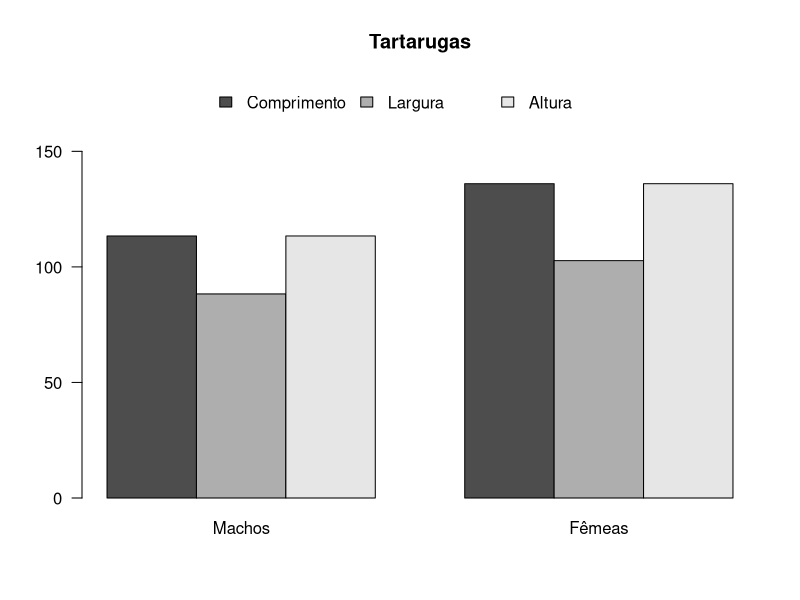
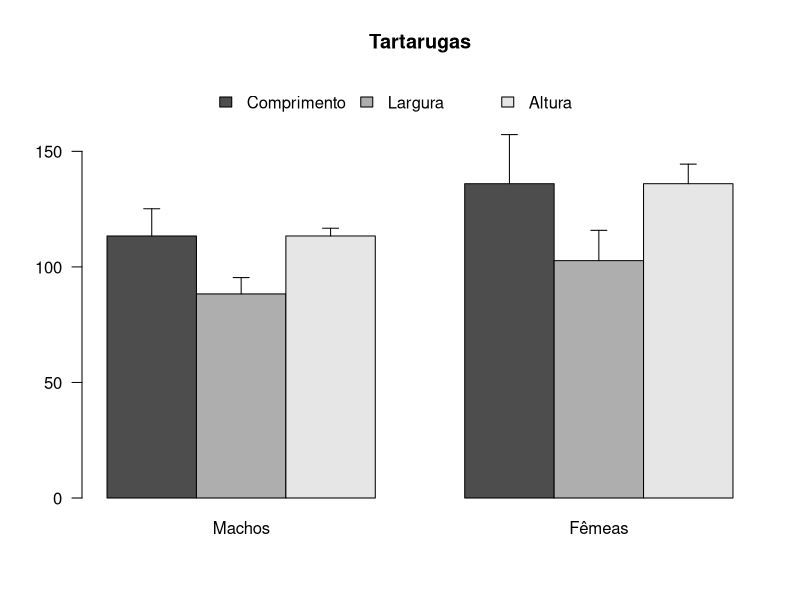
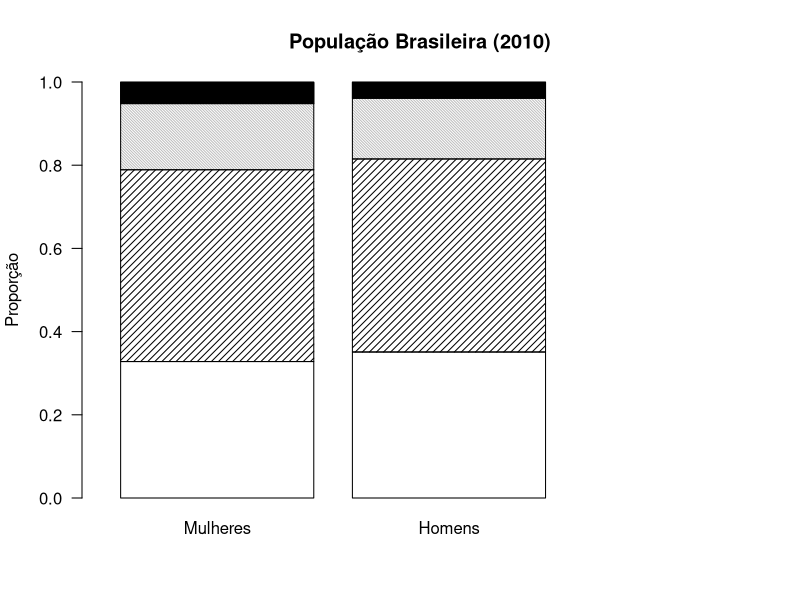
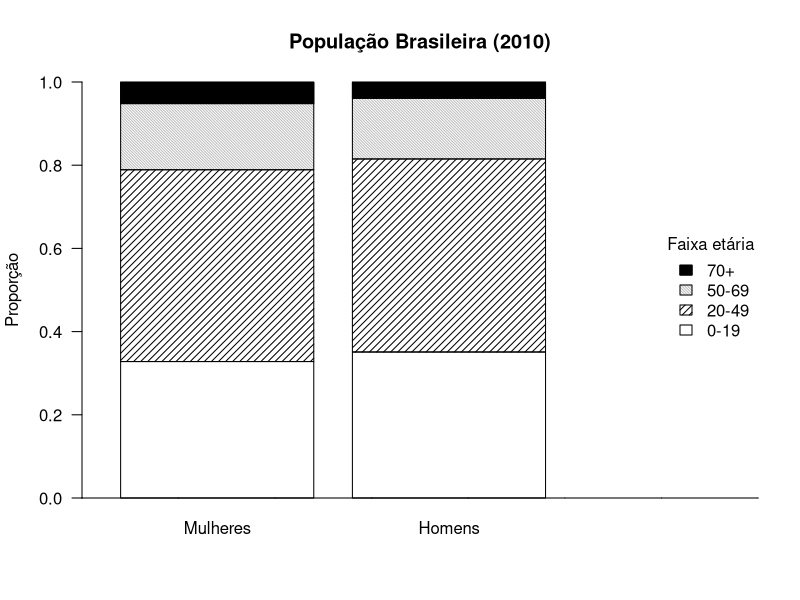

R code for these plots, in order:
##====================================================================
#CURSO DE GRÁFICOS EM R
#https://vanderleidebastiani.github.io/tutoriais/Graficos_com_R.html

#GRÁFICOS PERSONALIZADOS

##====================================================================


##==============================================
##BARRAS
##==============================================

#install.packages("ade4")
require(ade4)

data(tortues)
str(tortues)

dados <- rbind(tapply(tortues[, 1], tortues[, 4], mean), 
               tapply(tortues[, 2], tortues[, 4], mean), 
               tapply(tortues[, 1], tortues[, 4], mean))
rownames(dados) <- names(tortues)[1:3] 
dados

dados_sd <- rbind(tapply(tortues[, 1], tortues[, 4], sd), 
                  tapply(tortues[, 2], tortues[, 4], sd), 
                  tapply(tortues[, 3], tortues[, 4], sd))
rownames(dados_sd) <- names(tortues)[1:3]
dados_sd

#Gráfico de barras
barplot(dados, 
        beside = TRUE, 
        width = 0.7, 
        ylim = c(0, 180), 
        las = 1,
        legend = c("Comprimento","Largura", "Altura"), 
        args.legend = list(x = "top", 
                           bty = "n", 
                           ncol = 3), 
        names = c("Machos","Fêmeas"), 
        main = "Tartarugas")



#Uso de plotrix para gerar gráficos de barras com informações complementares
require(plotrix)

#Geração do objeto com dados do primeiro gráfico
xx <- barplot(dados, beside = TRUE, 
              width = 0.7, 
              ylim = c(0, 180), 
              las = 1, 
              legend = c("Comprimento","Largura", "Altura"), 
              args.legend = list(x = "top",
                                 bty = "n", 
                                 ncol = 3), 
              names = c("Machos","Fêmeas"), 
              main = "Tartarugas", 
              xaxs = "r")
xx

#Geração do gráfico completo
plotCI(x = xx, y = dados,
       uiw = dados_sd,
       liw = 0,
       add = TRUE,
       pch = NA)

##==============================================
##BARRAS EMPILHADAS
##==============================================

dados <- data.frame(Mulheres = c(0.328, 0.461, 0.159, 0.052), 
                    Homens  = c(0.351, 0.464, 0.146, 0.039)) 
rownames(dados) <- c("0-19", "20-49", "50-69", "70+")
dados <- as.matrix(dados)
dados

barplot(dados, 
        col = c("white", "black", "grey", "black"), 
        density = c(0, 20, 50, 200), 
        angle = c(0,45, 135, 0), 
        ylab = "Proporção", 
        las = 1, 
        xaxs = "i",
        main = "População Brasileira (2010)",
        ylim = c(0, 1), xlim = c(0, 3.5))


barplot(dados, 
        col = c("white", "black", "grey", "black"), 
        density = c(0, 20, 50, 200), 
        angle = c(0,45, 135, 0), 
        ylab = "Proporção", 
        las = 1, 
        xaxs = "i",
        main = "População Brasileira (2010)",
        ylim = c(0, 1), xlim = c(0, 3.5),
        legend = rownames(dados), 
        args.legend = list(x = "right", 
                           bty = "n", 
                           title = "Faixa etária"))

axis(side = 1, label = FALSE, tck = 0)
